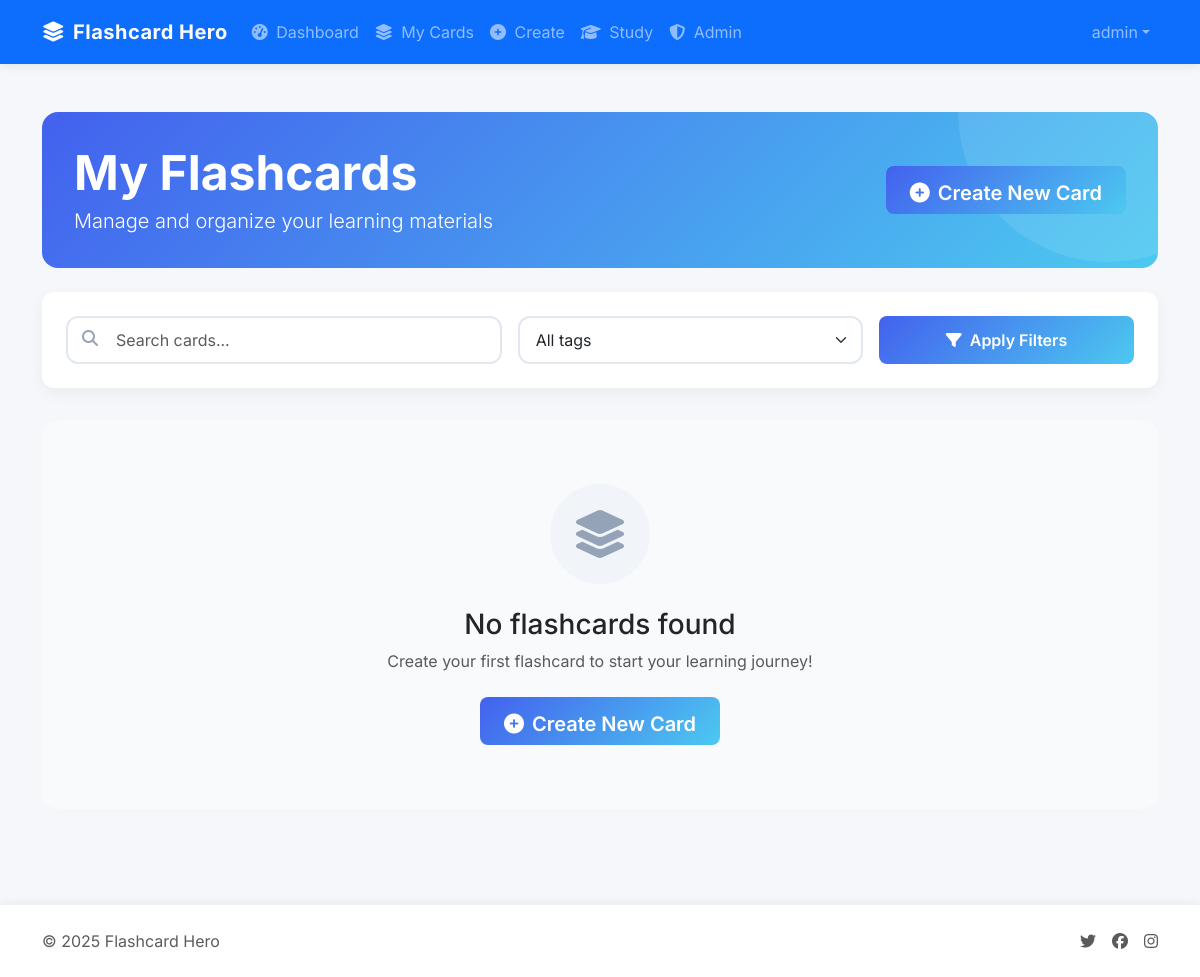
Page /view_cards (signed in) on the earlier database version.
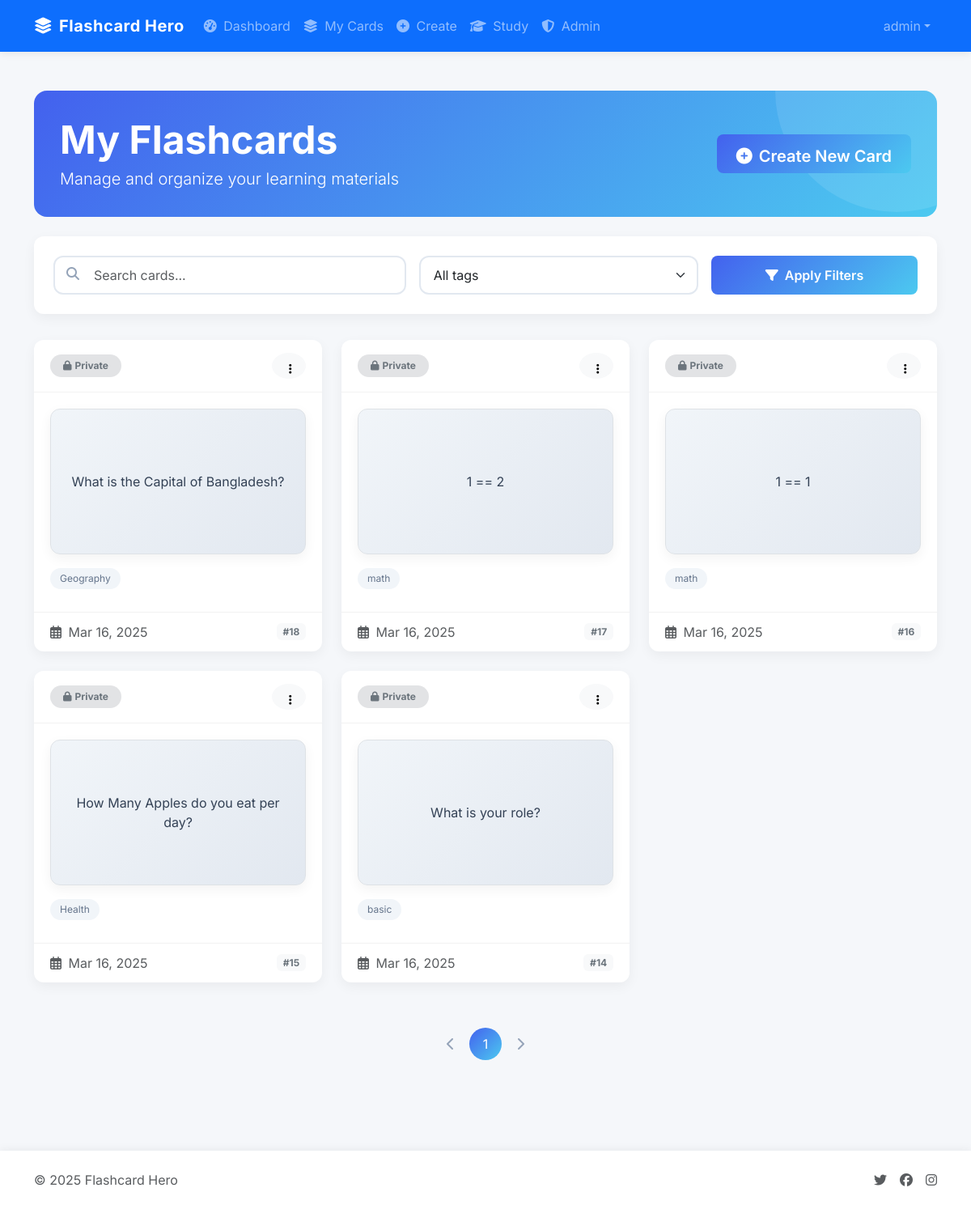
Same page on the later database version.
### models.py (models this page shows, shortened)
class Card(db.Model):
    id = db.Column(db.Integer, primary_key=True)
    question = db.Column(db.Text, nullable=False)
    answer = db.Column(db.Text, nullable=False)
    date_created = db.Column(db.DateTime, default=datetime.utcnow)
    is_public = db.Column(db.Boolean, default=False)
    user_id = db.Column(db.Integer, db.ForeignKey('user.id'), nullable=False)
    tags = db.relationship('Tag', secondary=card_tags, backref=db.backref('cards', lazy='dynamic'))
    reviews = db.relationship('CardReview', backref='card', lazy=True)

class Tag(db.Model):
    id = db.Column(db.Integer, primary_key=True)
    name = db.Column(db.String(50), nullable=False, unique=True)

### app.py (the view)
@app.route('/view_cards')
@login_required
def view_cards():
    search_form = SearchCardForm()
    page = request.args.get('page', 1, type=int)
    search = request.args.get('search', '')
    tag_filter = request.args.get('tag', '')
    query = Card.query.filter_by(user_id=current_user.id)
    if search:
        query = query.filter(
            (Card.question.contains(search)) |
            (Card.answer.contains(search))
        )
    if tag_filter:
        tag = Tag.query.filter_by(name=tag_filter).first()
        if tag:
            query = query.filter(Card.tags.contains(tag))
    cards = query.order_by(Card.date_created.desc()).paginate(page=page, per_page=10)
    all_tags = Tag.query.join(Tag.cards).filter(Card.user_id == current_user.id).distinct().all()
    return render_template('view_cards.html', cards=cards, search_form=search_form,
                          all_tags=all_tags, current_search=search, current_tag=tag_filter)

### forms.py
class SearchCardForm(FlaskForm):
    search = StringField('Search Cards')
    tag = StringField('Filter by Tag')
    submit = SubmitField('Search')

### app.py (called while the page is built)
@login_manager.user_loader
def load_user(user_id):
    return User.query.get(int(user_id))

### templates/view_cards.html (shortened to what the changed rows need)
{% extends "layout.html" %}
{% block content %}
<div class="page-header">
    <div class="page-header-content">
        <div class="row align-items-center">
            <div class="col-md-6">
                <h1 class="display-5 fw-bold mb-1">My Flashcards</h1>
            </div>
        </div>
    </div>
</div>
{% if cards.items %}
    <div class="row">
        {% for card in cards.items %}
            <div class="col-lg-4 col-md-6 flashcard-grid-item">
                <div class="flashcard-card card h-100">
                    <div class="card-header d-flex justify-content-between align-items-center">
                        <span>
                            {% if card.is_public %}
                                <span class="badge rounded-pill bg-success-subtle text-success px-3 py-2">
                                    <i class="fas fa-globe me-1"></i>Public
                                </span>
                            {% else %}
                                <span class="badge rounded-pill bg-secondary-subtle text-secondary px-3 py-2">
                                    <i class="fas fa-lock me-1"></i>Private
                                </span>
                            {% endif %}
                        </span>
                        <div class="dropdown">
                            <button class="btn btn-sm btn-light rounded-circle" type="button" data-bs-toggle="dropdown" aria-expanded="false" style="width: 32px; height: 32px;">
                                <i class="fas fa-ellipsis-v"></i>
                            </button>
                        </div>
                    </div>
                    <div class="card-body">
                        <div class="flashcard mb-3" onclick="this.classList.toggle('flipped')">
                            <div class="flashcard-inner">
                                <div class="flashcard-front">
                                    <p class="mb-0">{{ card.question|truncate(150) }}</p>
                                </div>
                                <div class="flashcard-back">
                                    <p class="mb-0">{{ card.answer|truncate(150) }}</p>
                                </div>
                            </div>
                        </div>
                        <div class="mt-3">
                            {% for tag in card.tags %}
                                <span class="card-tag">{{ tag.name }}</span>
                            {% endfor %}
                        </div>
                    </div>
                    <div class="card-footer text-muted d-flex justify-content-between align-items-center">
                        <span><i class="far fa-calendar-alt me-1"></i> {{ card.date_created.strftime('%b %d, %Y') }}</span>
                        <span class="badge bg-light text-secondary">#{{ card.id }}</span>
                    </div>
                </div>
            </div>
        {% endfor %}
    </div>
    <nav aria-label="Page navigation">
        <ul class="pagination justify-content-center">
            {% if cards.has_prev %}
                <li class="page-item">
                    <a class="page-link" href="{{ url_for('view_cards', page=cards.prev_num, search=current_search, tag=current_tag) }}" aria-label="Previous">
                        <i class="fas fa-chevron-left"></i>
                    </a>
                </li>
            {% else %}
                <li class="page-item disabled">
                    <a class="page-link" href="#" aria-label="Previous">
                        <i class="fas fa-chevron-left"></i>
                    </a>
                </li>
            {% endif %}
            {% for page_num in cards.iter_pages(left_edge=1, right_edge=1, left_current=1, right_current=2) %}
                {% if page_num %}
                    {% if cards.page == page_num %}
                        <li class="page-item active">
                            <a class="page-link" href="{{ url_for('view_cards', page=page_num, search=current_search, tag=current_tag) }}">{{ page_num }}</a>
                        </li>
                    {% else %}
                        <li class="page-item">
                            <a class="page-link" href="{{ url_for('view_cards', page=page_num, search=current_search, tag=current_tag) }}">{{ page_num }}</a>
                        </li>
                    {% endif %}
                {% else %}
                    <li class="page-item disabled">
                        <a class="page-link" href="#">...</a>
                    </li>
                {% endif %}
            {% endfor %}
            {% if cards.has_next %}
                <li class="page-item">
                    <a class="page-link" href="{{ url_for('view_cards', page=cards.next_num, search=current_search, tag=current_tag) }}" aria-label="Next">
                        <i class="fas fa-chevron-right"></i>
                    </a>
                </li>
            {% else %}
                <li class="page-item disabled">
                    <a class="page-link" href="#" aria-label="Next">
                        <i class="fas fa-chevron-right"></i>
                    </a>
                </li>
            {% endif %}
        </ul>
    </nav>
{% else %}
    <div class="empty-state">
        <div class="empty-state-icon">
            <i class="fas fa-layer-group fa-3x"></i>
        </div>
        <h3>No flashcards found</h3>
        <p class="text-muted mb-4">Create your first flashcard to start your learning journey!</p>
        <a href="{{ url_for('create_card') }}" class="create-btn btn btn-lg">
            <i class="fas fa-plus-circle me-2"></i>Create New Card
        </a>
    </div>
{% endif %}
{% endblock %}

Differences in the rows shown:
added Card: is_public False (drawn), question "What is the Capital of Bangladesh?", answer "Dhaka", date_created "Mar 16, 2025", id "18"
added Tag: name "Geography", shown under "What is the Capital of Bangladesh?"
added Card: is_public False (drawn), question "1 == 2", answer "False", date_created "Mar 16, 2025", id "17"
now on this page (row unchanged): Tag: name "math"
added Card: is_public False (drawn), question "1 == 1", answer "True", date_created "Mar 16, 2025", id "16"
added Card: is_public False (drawn), question "How Many Apples do you eat per day?", answer "13", date_created "Mar 16, 2025", id "15"
added Tag: name "Health", shown under "How Many Apples do you eat per day?"
added Card: is_public False (drawn), question "What is your role?", answer "Admin", date_created "Mar 16, 2025", id "14"
added Tag: name "basic", shown under "What is your role?"
Other differences:
new list line: "1"
text no longer shown: "No flashcards found Create your first flashcard to start your learning journey! Create New Card"
